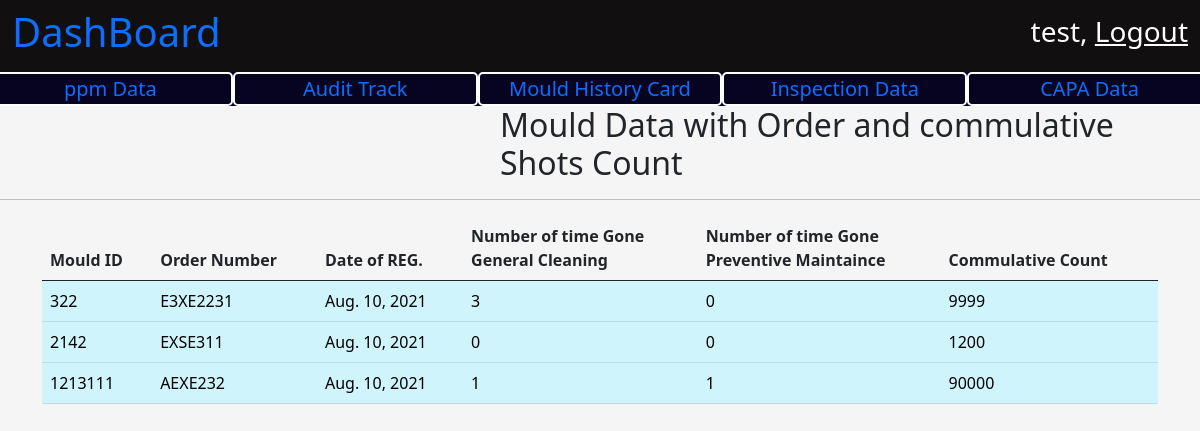
The page /quality/ (signed in) on the database its author committed.
### mould/models.py (models this page shows, shortened)
class Mould(models.Model):
    mould_id = models.IntegerField(primary_key=True)
    mould_name = models.CharField(max_length=200)
    cavity_number = models.IntegerField()
    registered_date = models.DateTimeField(auto_now_add=True)
    registered_by = models.ForeignKey(User, on_delete=models.PROTECT)
    general_maintaince_cleaning_threshold_value = models.IntegerField()
    preventive_maintaince_clearning_thresold_value = models.IntegerField()
    tool_life = models.IntegerField()
    present_count = models.IntegerField()
    moud_desc = models.CharField(max_length=100)
    order_number = models.CharField(max_length=100)
    raw_material = models.CharField(max_length=100)
    part_weight = models.FloatField()
    runner_weight = models.FloatField()
    tonnage = models.FloatField()
    cycle_time = models.FloatField()
    number_of_shots_per_day = models.IntegerField()
    preventice_maintaince_count = models.IntegerField(default=0)
    general_cleaning_maintance_count = models.IntegerField(default = 0)
    def __str__(self):
        return str(self.mould_id)

### MouldQuality/views.py (the view)
# urls.py: path('', views.QualityPageRender,name = "MouldQuality"),
@login_required
def QualityPageRender(request):
    context = {}
    mould_data_list = Mould.objects.all()
    mould_commulative_cont_data = []
    for mould in mould_data_list:
        mould_data_collector = DataCollector(mould.mould_id)
        print("-----")
        print(mould_data_collector.get_commulative_count())
        print("-----")
        mould_commulative_cont_data.append(MouldCommulativeCount(mould,
            mould_data_collector.get_commulative_count(),
            mould_data_collector.count_g_clean(),
            mould_data_collector.count_p_main()))
    print(data.g_clean for data in mould_commulative_cont_data)
    context['mould_data'] = mould_commulative_cont_data
    return render(request, 'quality/mould_quality.html', context)

### MouldQuality/utils.py (called while the page is built)
    def get_commulative_count(self):
        count = 0
        print("------")
        print(self.mould_data)
        print("------")
        if self.mould_data is None:
            return count
        for mould in self.mould_data:
            count = count + mould.count_increment
        return count

    def count_g_clean(self):
        if self.mould_cleaning_data is None:
            return 0
        return len(self.mould_cleaning_data) # mould cleaning data.

    def count_p_main(self):
        if self.p_main_data is None:
            return 0
        return len(self.p_main_data)

### mould/models.py (called while the page is built)
    def __str__(self):
        return str(self.mould_id)

### MouldQuality/templates/quality/mould_quality.html (shortened to what this page needs)
{% extends 'base.html' %}
{% load static %}
{% block title %}
    <link
        rel="stylesheet"
        href="{% static 'css/dashboard.css' %}" >
{% endblock %}
{% block body_content %}
    <nav
        class="navbar navbar-light dashboard_nav">
        <div class="container-fluid dashboard_nav">
            <p class="h1 dashboard_title">
                <a href="{% url 'homePage' %}" style="text-decoration:None;">
                  DashBoard
                </a>
            </p>
            <div class="user_data">
                <p class="h3">
                    {{ request.user.first_name }},
                    <a href="{% url 'userLogout' %}">
                        Logout
                    </a>
                </p>
            </div>
        </div>
    </nav>
    <div class="optionBar">
        <div class="row">
            <div class="col">
                <a href="{% url 'ppmData' %}">
                    ppm Data
                </a>
            </div>
            <div class="col">
                <a href="{% url 'Audit' %}">
                Audit Track
                </a>
            </div>
             <div class="col">
                <a href="{% url "MouldNameSelect" %}">
                    Mould History Card
                </a>
            </div>
             <div class="col">
                <a href="{% url 'MouldInspectView' %}">
                    Inspection Data
                </a>
            </div>
            <div class="col">
                <a href="{% url 'CapaData' %}">
                    CAPA Data
                </a>
            </div>
        </div>
    </div>
    <p class="h2" style="margin-left : 500px;">
        Mould Data with Order and commulative Shots Count
    </p>
    <hr />
    <div class="container">
        <table class="table">
            <thead>
                <th class="col">
                    Mould ID
                </th>
                <th class="col">
                    Order Number
                </th>
                <th class="col">
                    Date of REG.
                </th>
                <th class="col">
                    Number of time Gone <br/>
                    General Cleaning
                </th>
                <th class="col">
                    Number of time Gone <br/>
                    Preventive Maintaince
                </th>
                <th class="col">
                    Commulative Count
                </th>
            </thead>
            <tbody class="table-info">
                {% for mould_values in mould_data %}
                <tr class="table-info">
                    <td class="table-info">
                        {{ mould_values.mould_data.mould_id }}
                    </td>
                    <td class="table-info">
                        {{ mould_values.mould_data.order_number }}
                    </td>
                    <td class="table-info">
                        {{ mould_values.mould_data.registered_date.date }}
                    </td>
                    <td class="table-info">
                        {{ mould_values.g_clean }}
                    </td>
                    <td class="table-info">
                        {{ mould_values.p_main }}
                    </td>
                    <td class="table-info">
                        {{ mould_values.commulative_count }}
                    </td>
                </tr>
                {% endfor %}
            </tbody>
        </table>
    </div>
{% endblock %}

### user_panel/static/css/dashboard.css (style rules this page uses)
body { background-color: whitesmoke; }
nav.dashboard_nav { background-color: rgb(17, 15, 15); }
nav.dashboard_nav div.dashboard_nav { color : white; }
nav.dashboard_nav div.user_data p a { color: white; }
div.optionBar { background-color: rgb(6, 4, 32); }
div.optionBar div.row div.col { font-size: 20px; border : 2px solid white; border-radius: 5px; text-align: center; color:white; }
div.optionBar div.row div.col a { text-decoration: none; }

### rows shown on the page
Mould: mould_data.mould_id "322", mould_data.order_number "E3XE2231", mould_data.registered_date "Aug. 10, 2021"
Mould: mould_data.mould_id "2142", mould_data.order_number "EXSE311", mould_data.registered_date "Aug. 10, 2021"
Mould: mould_data.mould_id "1213111", mould_data.order_number "AEXE232", mould_data.registered_date "Aug. 10, 2021"

### other values the page prints
{{ request.user.first_name }} "test"
{{ mould_values.g_clean }} "3" "0" "1"
{{ mould_values.p_main }} "0" "0" "1"
{{ mould_values.commulative_count }} "9999" "1200" "90000"
